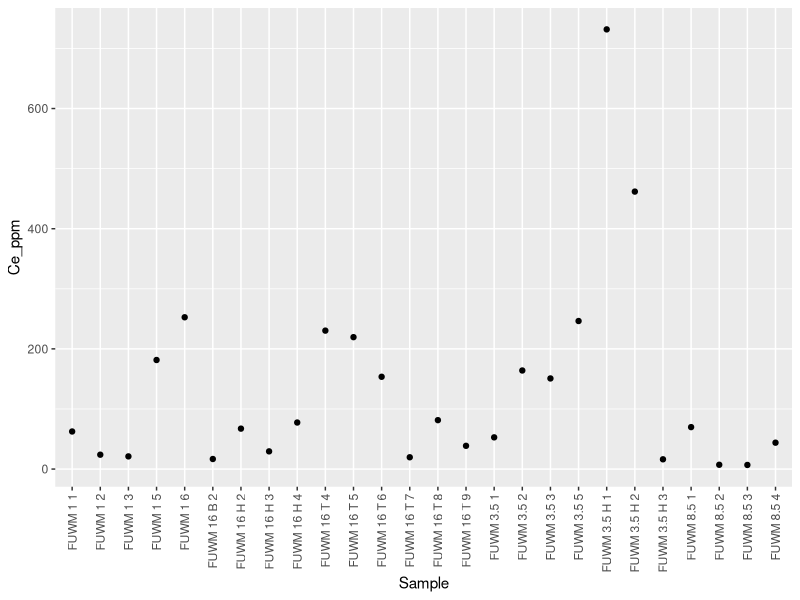
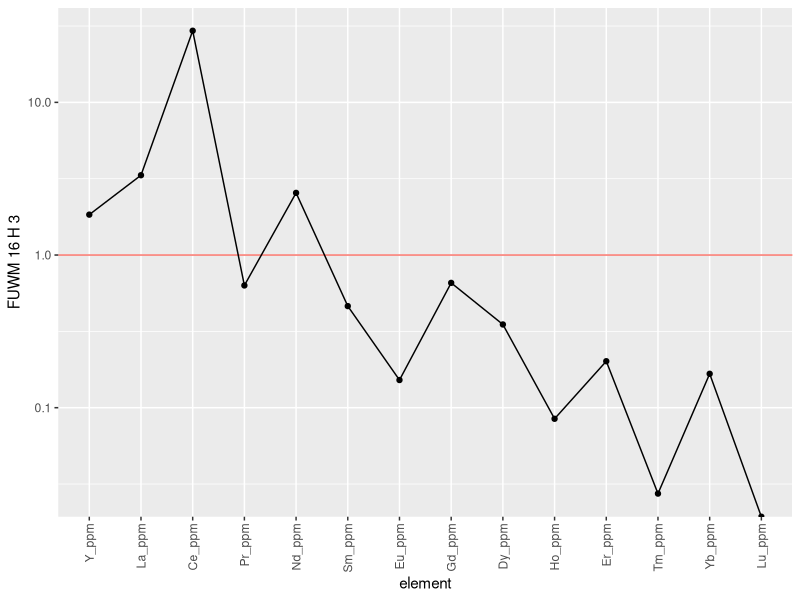
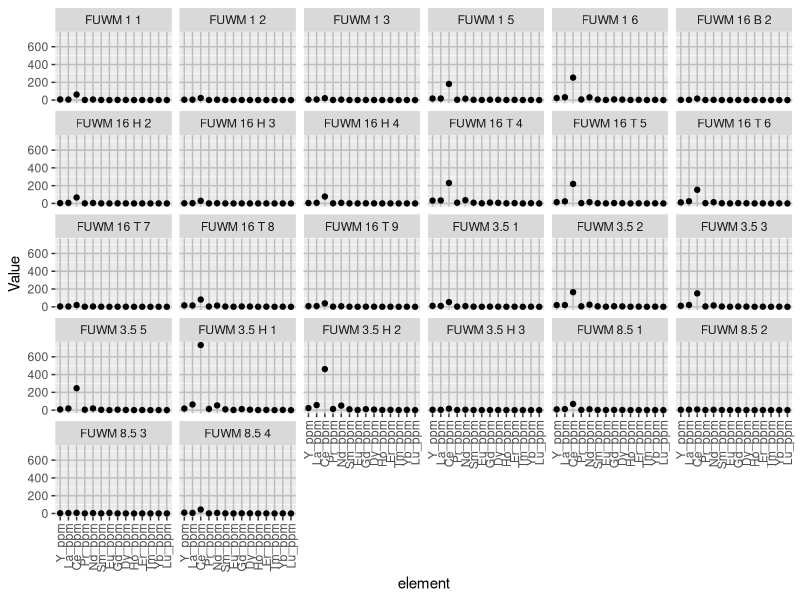
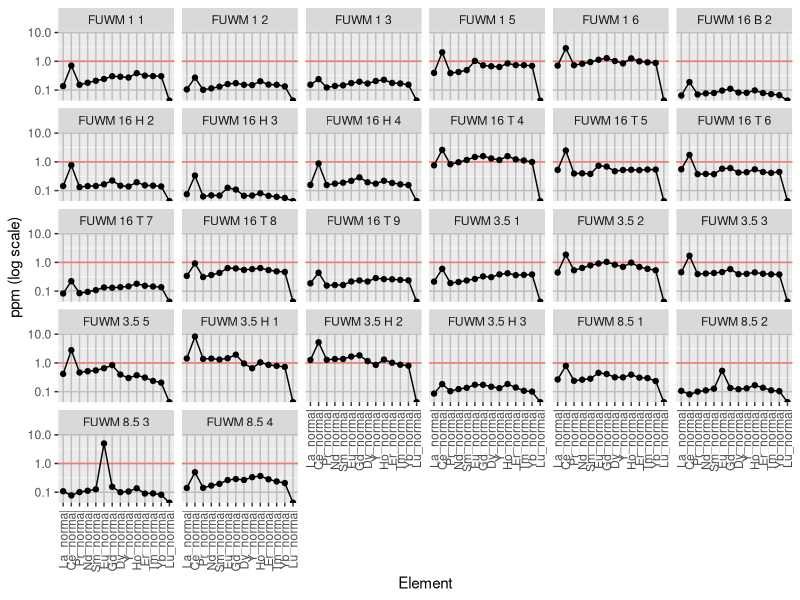
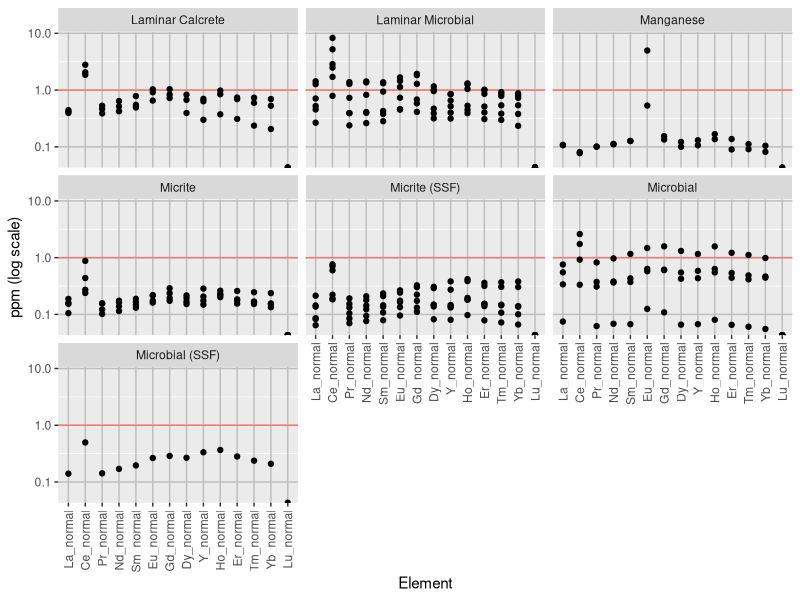
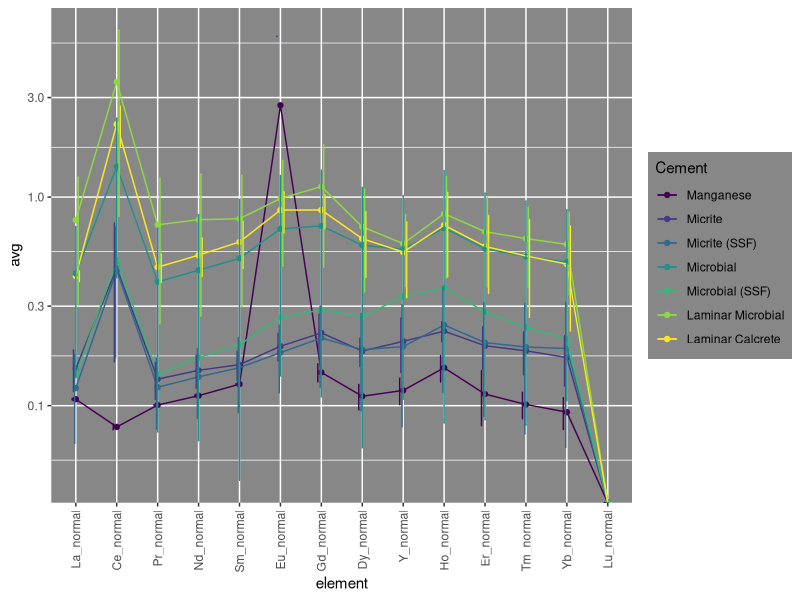

These charts were generated, in order, by the following R code:
## ---- chunk 1
knitr::opts_chunk$set(echo = TRUE)
library(tidyverse)
library("readxl")

all_data <- read_excel("ree_data_r.xlsx", 1)
cement_data <- read_excel("ree_data_r.xlsx", 2)
## ---- chunk 2
ree_data <- all_data %>%
  select("Sample", "Y_ppm", "La_ppm", "Ce_ppm", "Pr_ppm", "Nd_ppm", "Sm_ppm", "Eu_ppm",  "Gd_ppm","Dy_ppm", "Ho_ppm", "Er_ppm", "Tm_ppm", "Yb_ppm", "Lu_ppm") #filter out non REY elements\
ree_data <- data.frame(t(ree_data[-1])) #transpose and remove first row containing sample names
colnames(ree_data) <- all_data$Sample #rename column names with sample names
ree_data <- tibble::rownames_to_column(ree_data, "element") %>%
  mutate(element = fct_inorder(element)) #order elements
## ---- chunk 3
ree_data2 <- ree_data %>%
  pivot_longer(-element, names_to = "Sample", values_to = "Value") #pivot data to have each element value as observation
## ---- chunk 4
attach(all_data)
normalize <- all_data %>%
  select("Sample", "La_ppm", "Ce_ppm", "Pr_ppm", "Nd_ppm", "Sm_ppm", "Eu_ppm",  "Gd_ppm","Dy_ppm", "Y_ppm",  "Ho_ppm", "Er_ppm", "Tm_ppm", "Yb_ppm", "Lu_ppm") %>% #filter out non REY elements
  mutate(Y_normal = Y_ppm/27.31, La_normal = La_ppm/44.56, Ce_normal = Ce_ppm/88.25, Pr_normal = Pr_ppm/10.15, Nd_normal = Nd_ppm/37.32, Sm_normal = Sm_ppm/6.884, Eu_normal = Eu_ppm/1.215, Gd_normal = Gd_ppm/6.043, Dy_normal = Dy_ppm/5.325, Ho_normal = Ho_ppm/1.052, Er_normal = Er_ppm/3.075, Tm_normal = Tm_ppm/0.4510, Yb_normal = Yb_ppm/3.012, Lu_normal = Lu_ppm/0.4386) %>% #normalize values using PAAS data from Pourmand et al. 2012
    select("Sample", "La_normal", "Ce_normal", "Pr_normal", "Nd_normal", "Sm_normal", "Eu_normal",  "Gd_normal","Dy_normal", "Y_normal", "Ho_normal", "Er_normal", "Tm_normal", "Yb_normal", "Lu_normal") #filter out non normalized values
normal <- data.frame(t(normalize[-1])) #transpose and remove first row containing sample names
colnames(normal) <- all_data$Sample #rename column names with sample names
normal <- tibble::rownames_to_column(normal, "element") %>%
  mutate(element = fct_inorder(element)) %>% #order elements
  pivot_longer(-element, names_to = "Sample", values_to = "Value") %>% #pivot data to have each element value as observation
  left_join(cement_data, by = c("Sample" = "Sample")) #attach cement to each observation
## ---- chunk 5
anomaly <- normalize %>%
  mutate(
    Ce_anomaly = Ce_normal/(Pr_normal^2/Nd_normal),
    Y_Ho_ratio = Y_normal/Ho_normal,
    Eu_anomaly = (2*Eu_normal)/(Sm_normal + Gd_normal),
    BSI = (2*(Sm_normal + Gd_normal + Dy_normal)/3)/((La_normal +Pr_normal + Nd_normal)/3+(Ho_normal + Er_normal +Tm_normal +Yb_normal +Lu_normal)/5))
## ---- chunk 6
element_plot <- ggplot(all_data, aes(x = Sample, y = Ce_ppm)) + #change y to element of choice
  geom_point() +
  scale_x_discrete(guide = guide_axis(angle = 90))
element_plot
## ---- chunk 7
ree_plot <- ggplot(ree_data, aes(x = element, y = `FUWM 16 H 3`, group = 1)) + #change y to sample of choice
  geom_hline(aes(yintercept = 1, color = "red"), show.legend = FALSE) +
  geom_line() +
  geom_point() +
  scale_y_log10() +
  scale_x_discrete(guide = guide_axis(angle = 90))
ree_plot
## ---- chunk 8
ree_plot2 <- ggplot(ree_data2, aes(x = element, y = Value)) + #non normalized spider plots all samples
  geom_point() +
  scale_x_discrete(guide = guide_axis(angle = 90)) +
  theme(
    panel.grid.major = element_line(
      color = "gray"
    )
    ) +
  facet_wrap(vars(Sample)) 
ree_plot2
## ---- chunk 9
normal_plot <- ggplot(normal, aes(x = element, y = Value, group = 1)) + #normalized spider plots all samples
  geom_hline(aes(yintercept = 1, color = "red"), show.legend = FALSE) +
  geom_line() +
  geom_point() +
  scale_x_discrete(guide = guide_axis(angle = 90)) +
  scale_y_log10() +
  theme(panel.grid.major = element_line(color = "gray")) +
  ylab("ppm (log scale)") +
  xlab("Element") +
  facet_wrap(vars(Sample)) 
normal_plot
## ---- chunk 10
normal_plot <- ggplot(normal, aes(x = element, y = Value, group = 1)) + #normalized spider plots all cements
  geom_hline(aes(yintercept = 1, color = "red"), show.legend = FALSE) +
  geom_point() +
  scale_x_discrete(guide = guide_axis(angle = 90)) +
  scale_y_log10() +
  theme(panel.grid.major = element_line(color = "gray")) +
  ylab("ppm (log scale)") +
  xlab("Element") +
  facet_wrap(vars(Cement)) 
normal_plot
## ---- chunk 11
cement_avg <- normal %>%
  group_by(Cement, element) %>%
  summarise(
    n = n(),
    avg = mean(Value),
    sd = sd(Value)
  )
cement_avg$Cement <- factor(cement_avg$Cement, levels = c("Spar", "Microspar", "Manganese", "Micrite", "Micrite (SSF)", "Micrite (spicule)", "Microbial", "Microbial (SSF)", "Laminar Microbial", "Laminar Microbial (Strom)", "Laminar Microbial (sponge)", "Laminar Calcrete"))

cement_aio <- ggplot(cement_avg, aes(x = element, y = avg, color = Cement)) + #attempt at making a single spider plot with all samples
  geom_point() +
  geom_line(aes(group = Cement)) +
  geom_errorbar(aes(ymin = avg - sd, ymax = avg + sd, width = .2), position = "dodge") +
  scale_x_discrete(guide = guide_axis(angle = 90)) +
  scale_y_log10() +
  scale_color_viridis_d() +
  theme(
    panel.grid.major = element_line(color = "white",),
    panel.background = element_rect(fill = "#878787"),
    legend.background = element_rect(fill = "#878787")
    )
cement_aio
